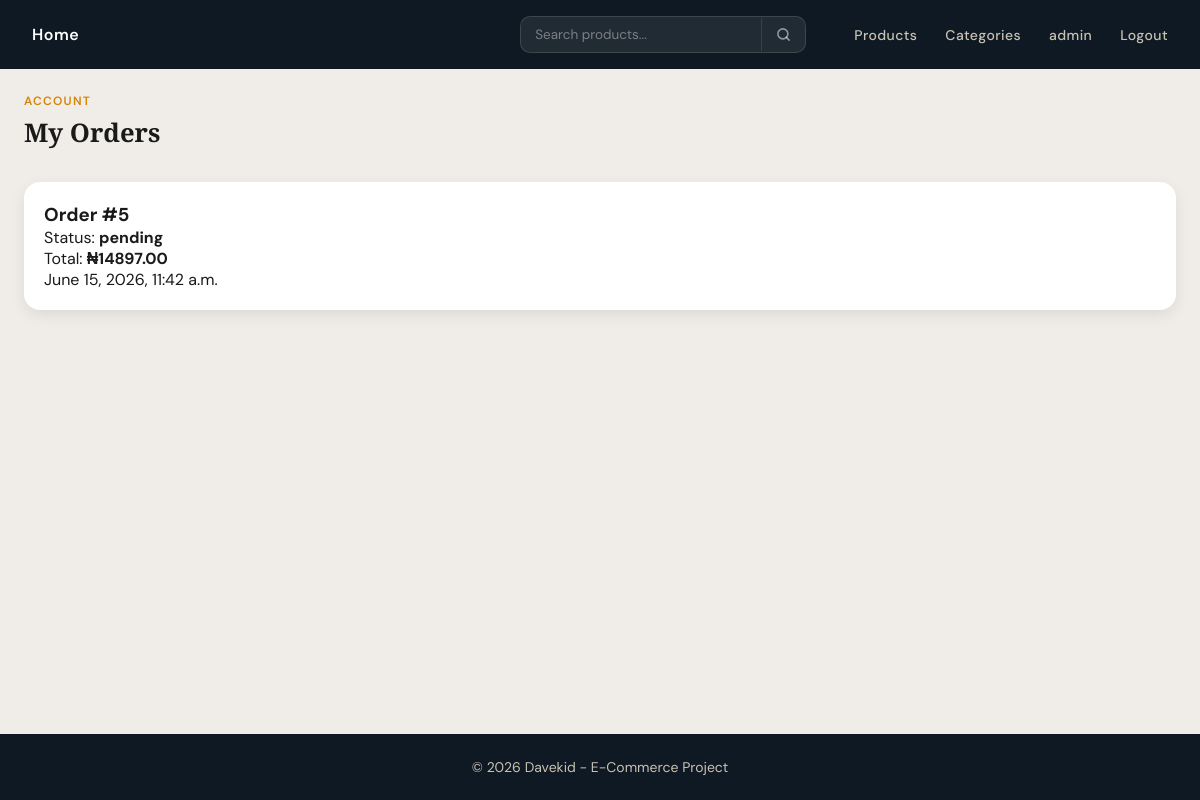
Page /accounts/orders/ (signed in) on the committed database.
### core/models.py (models this page shows, shortened)
class Order(models.Model):
    STATUS_CHOICES = [
        ("pending", "Pending"),
        ("paid", "Paid"),
        ("shipped", "Shipped"),
        ("delivered", "Delivered"),
    ]
    user = models.ForeignKey(
        User,
        on_delete=models.CASCADE,
        related_name="orders"
    )
    total_price = models.DecimalField(
        max_digits=10,
        decimal_places=2
    )
    status = models.CharField(
        max_length=20,
        choices=STATUS_CHOICES,
        default="pending"
    )
    created_at = models.DateTimeField(
        auto_now_add=True
    )

### accounts/views.py (the view)
# urls.py: path('orders/', views.orders, name='orders'),
@login_required
def orders(request):
    orders = Order.objects.filter(
        user=request.user
    ).order_by("-created_at")
    return render(
        request,
        "accounts/orders.html",
        {
            "orders": orders
        }
    )

### accounts/templates/accounts/orders.html (shortened to what this page needs)
{% extends "base.html" %}
{% block content %}
<div class="page-header">
    <p class="page-eyebrow">
        Account
    </p>
    <h1 class="section-title">
        My Orders
    </h1>
</div>
{% if orders %}
<div class="orders-list">
    {% for order in orders %}
    <div class="order-card">
        <h3>
            Order #{{ order.id }}
        </h3>
        <p>
            Status:
            <strong>
                {{ order.status }}
            </strong>
        </p>
        <p>
            Total:
            <strong>
                ₦{{ order.total_price }}
            </strong>
        </p>
        <p>
            {{ order.created_at }}
        </p>
    </div>
    {% endfor %}
</div>
{% else %}
<p class="empty-state">
    You haven't placed any orders yet.
</p>
{% endif %}
{% endblock %}

### templates/includes/navbar.html (shortened to what this page needs)
<nav>
    <a href="{% url 'home' %}">
        Home
    </a>
    <form action="{% url 'search_products' %}" method="GET" class="search-form">
        <input type="text" name="q" placeholder="Search products...">
        <button type="submit">
            <svg xmlns="http://www.w3.org/2000/svg" width="15" height="15" viewBox="0 0 24 24" fill="none" stroke="currentColor" stroke-width="2.5" stroke-linecap="round" stroke-linejoin="round">
                <circle cx="11" cy="11" r="8"/><line x1="21" y1="21" x2="16.65" y2="16.65"/>
            </svg>
        </button>
    </form>
    <a href="{% url 'product_list' %}">
        Products
    </a>
    <a href="{% url 'category_list' %}">
        Categories
    </a>
    {% if user.is_authenticated %}
        <a href="{% url 'profile' %}">
            {{ user.username }}
        </a>
        <a href="{% url 'logout' %}">
            Logout
        </a>
    {% endif %}
</nav>

### core/static/core/css/main.css (style rules this page uses)
* { margin: 0; padding: 0; box-sizing: border-box; }
body { background: #f0ede8; color: #1a1a1a; font-family: 'DM Sans', sans-serif; display: flex; flex-direction: column; min-height: 100vh; }
nav { background: #0f1923; display: flex; gap: 28px; padding: 16px 32px; align-items: center; }
nav a { color: #c9c2b4; text-decoration: none; font-size: 14px; font-weight: 500; letter-spacing: 0.03em; transition: color 0.2s; }
nav a:first-child { color: white; font-weight: 600; margin-right: auto; font-size: 16px; }
h1.section-title { font-family: 'Playfair Display', serif; font-size: 1.6rem; margin-bottom: 20px; }
.page-header { margin-bottom: 32px; }
.page-eyebrow { font-size: 12px; font-weight: 600; letter-spacing: 0.1em; text-transform: uppercase; color: #d4860a; margin-bottom: 6px; }
.search-form { display: flex; align-items: center; margin-left: auto; margin-right: 20px; background: rgba(255, 255, 255, 0.08); border: 1px solid rgba(255, 255, 255, 0.12); border-radius: 10px; transition: border-color 0.2s, background 0.2s; overflow: hidden; }
.search-form input { padding: 9px 14px; border: none; background: transparent; width: 240px; outline: none; font-family: 'DM Sans', sans-serif; font-size: 13.5px; color: white; }
.search-form input::placeholder { color: rgba(255, 255, 255, 0.4); }
.search-form button { border: none; background: transparent; padding: 9px 14px; cursor: pointer; color: rgba(255, 255, 255, 0.5); display: flex; align-items: center; justify-content: center; transition: color 0.2s; border-left: 1px solid rgba(255, 255, 255, 0.1); }
.orders-list { display:grid; gap:20px; }
.order-card { background:white; padding:20px; border-radius:16px; box-shadow:0 5px 15px rgba(0,0,0,.08); }

### rows in the picture
Order: id "5", status "pending", total_price "14897.00", created_at "June 15, 2026, 11:42 a.m."

### other values in the picture
{{ user.username }} "admin"
